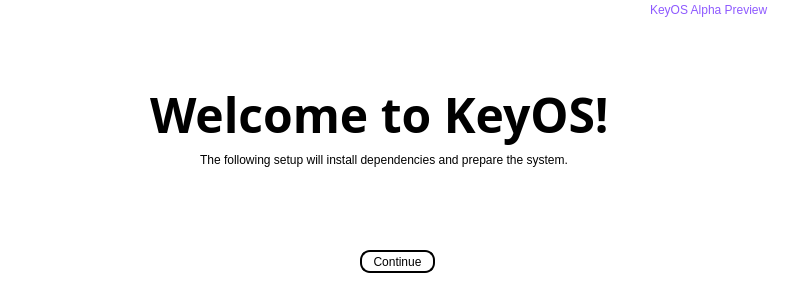
<?xml version="1.0" encoding="UTF-8"?>
<ui version="4.0">
 <class>welcomewindow</class>
 <widget class="QMainWindow" name="welcomewindow">
  <property name="geometry">
   <rect>
    <x>0</x>
    <y>0</y>
    <width>800</width>
    <height>300</height>
   </rect>
  </property>
  <property name="windowTitle">
   <string>welcomewindow</string>
  </property>
  <property name="autoFillBackground">
   <bool>false</bool>
  </property>
  <property name="styleSheet">
   <string notr="true">background-color:rgb(255, 255, 255)</string>
  </property>
  <widget class="QWidget" name="centralwidget">
   <widget class="QLabel" name="label">
    <property name="geometry">
     <rect>
      <x>150</x>
      <y>40</y>
      <width>550</width>
      <height>150</height>
     </rect>
    </property>
    <property name="font">
     <font>
      <family>Trebuchet MS</family>
      <pointsize>36</pointsize>
      <weight>75</weight>
      <bold>true</bold>
     </font>
    </property>
    <property name="autoFillBackground">
     <bool>false</bool>
    </property>
    <property name="styleSheet">
     <string notr="true"/>
    </property>
    <property name="text">
     <string>Welcome to KeyOS!</string>
    </property>
    <property name="textFormat">
     <enum>Qt::RichText</enum>
    </property>
    <property name="wordWrap">
     <bool>false</bool>
    </property>
   </widget>
   <widget class="QPushButton" name="b1">
    <property name="geometry">
     <rect>
      <x>360</x>
      <y>250</y>
      <width>75</width>
      <height>23</height>
     </rect>
    </property>
    <property name="styleSheet">
     <string notr="true">QPushButton{
background-color: qlineargradient(x1: 0, y1: 0, x2: 0, y2: 1, stop: 0 white, stop: 1 white);
border-style: solid;
border-color: black;
border-width:2px;
border-radius: 10px;
}</string>
    </property>
    <property name="text">
     <string>Continue</string>
    </property>
   </widget>
   <widget class="QLabel" name="label_2">
    <property name="geometry">
     <rect>
      <x>200</x>
      <y>150</y>
      <width>500</width>
      <height>20</height>
     </rect>
    </property>
    <property name="text">
     <string>The following setup will install dependencies and prepare the system.</string>
    </property>
   </widget>
   <widget class="QLabel" name="label_3">
    <property name="geometry">
     <rect>
      <x>650</x>
      <y>0</y>
      <width>150</width>
      <height>20</height>
     </rect>
    </property>
    <property name="styleSheet">
     <string notr="true">color: rgb(142, 89, 255);</string>
    </property>
    <property name="text">
     <string>KeyOS Alpha Preview</string>
    </property>
   </widget>
  </widget>
  <widget class="QMenuBar" name="menubar">
   <property name="geometry">
    <rect>
     <x>0</x>
     <y>0</y>
     <width>792</width>
     <height>20</height>
    </rect>
   </property>
  </widget>
  <widget class="QStatusBar" name="statusbar"/>
 </widget>
 <resources/>
 <connections/>
</ui>
